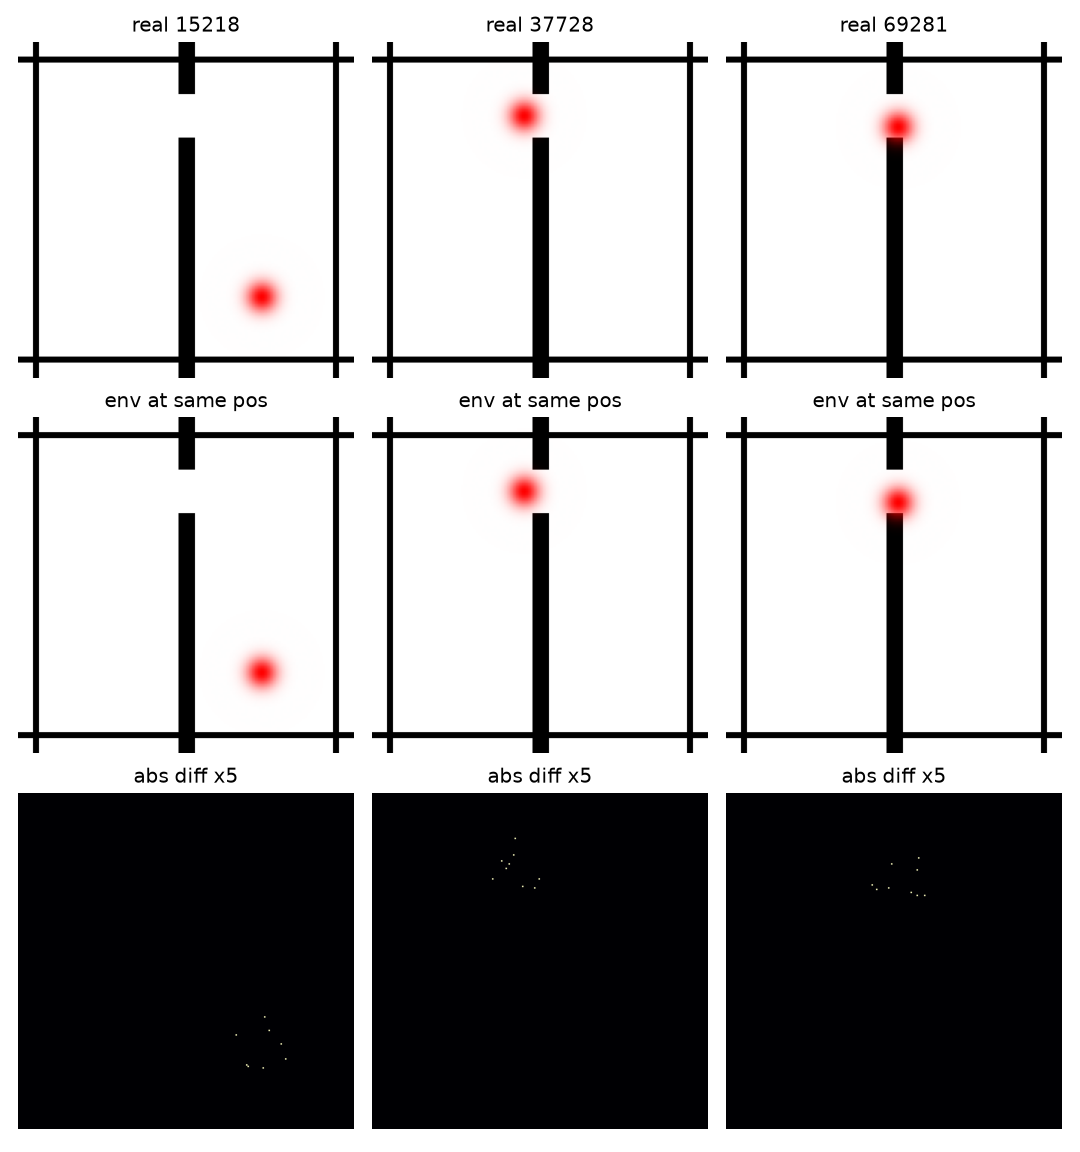

Here is the Python script that generated this plot:
"""
realenv_r1_reconstruction.py -- Stage R1 of the real-environment planner eval:
prove the installed environment reproduces the dataset, frame by frame and
step by step, before any planning is wired.

WHAT R0 ESTABLISHED (and what this settles)
-------------------------------------------
R0's domain guard put default-reset env renders at median 5.81 from the
nearest training latent (real cloud spacing 2.57; the toy fixture scored
61.03). Close -- but that number mixes true rendering differences with
position-coverage mismatch, because env resets and dataset frames sample
different positions. R1 removes the mixing by comparing at the SAME
positions, and adds the dynamics test:

  R1.1  constants + conventions of the registered env (introspected, on
        your machine, not assumed from mine).
  R1.2  FRAME RECONSTRUCTION: put the env's agent at recorded pos_agent
        values and pixel-compare the render against the actual dataset
        frame at that index. Reports pixel MAE, dot-center offset, and
        latent distance per frame; writes a real|env|difference PNG.
  R1.3  DYNAMICS REPLAY: (a) one-step -- set the recorded state, apply the
        recorded action, compare to the recorded next position, ~200
        transitions; (b) compounding -- replay 40 recorded actions from an
        episode start and track drift. Container-verified arithmetic:
        displacement = action x speed(5.0), deterministic.
  R1.4  MATCHED-POSITION DOMAIN GUARD: paired latent distance
        ||z(real frame i) - z(env render at pos_i)|| -- the true rendering
        residual, directly comparable to R0's 5.81 and the 2.57 spacing.

All sections isolated; report to realenv_r1_report.txt.

Run from the tinylab folder (venv active):
    python3 realenv_r1_reconstruction.py --run runs/<run_dir>
"""
from __future__ import annotations

import argparse
import json
import os
import traceback
from pathlib import Path

os.environ.setdefault("SDL_VIDEODRIVER", "dummy")

import numpy as np

REPORT = []


def say(*parts):
    line = " ".join(str(p) for p in parts)
    print(line, flush=True)
    REPORT.append(line)


def section(title):
    say("\n" + "=" * 70)
    say(title)
    say("=" * 70)


def dot_center(frame):
    """(x, y) of the reddest pixel -- the agent's rendered center."""
    m = frame[:, :, 0].astype(int) - (frame[:, :, 1].astype(int)
                                      + frame[:, :, 2].astype(int)) // 2
    y, x = np.unravel_index(np.argmax(m), m.shape)
    return int(x), int(y)


def main():
    p = argparse.ArgumentParser()
    p.add_argument("--run", required=True)
    p.add_argument("--h5", default="~/Downloads/tworoom.h5")
    p.add_argument("--recon-frames", type=int, default=12)
    p.add_argument("--paired-frames", type=int, default=100)
    p.add_argument("--one-step", type=int, default=200)
    p.add_argument("--seed", type=int, default=0)
    args = p.parse_args()

    run_dir = Path(args.run)
    h5_path = str(Path(args.h5).expanduser())

    import gymnasium as gym
    import torch
    import stable_worldmodel  # noqa: F401

    env = gym.make("swm/TwoRoom-v1", disable_env_checker=True)
    u = env.unwrapped
    env.reset(seed=args.seed)
    u._set_goal_state(np.array([200.0, 200.0], dtype=np.float32))  # far corner

    # ---- R1.1 ---------------------------------------------------------------
    section("R1.1  registered env constants + conventions")
    try:
        for attr in ("IMG_SIZE", "BORDER_SIZE", "DOT_STD", "WALL_CENTER",
                     "WALL_WIDTH_DEFAULT", "MAX_SPEED"):
            say(f"  {attr} = {getattr(type(u), attr, '?')}")
        vs = u.variation_space
        say("  door position/size/number:",
            np.asarray(vs["door"]["position"].value).tolist(),
            np.asarray(vs["door"]["size"].value).tolist(),
            "(size = half-extent in pixels)",
            int(np.asarray(vs["door"]["number"].value)))
        say("  agent radius/speed:",
            float(np.asarray(vs["agent"]["radius"].value)[0]),
            float(np.asarray(vs["agent"]["speed"].value)[0]))
        say("  success rule in step(): terminated = distance_to_target < 16.0")
        say("  conventions verified in container: pos = (x=column, y=row),")
        say("  no flip; displacement per step = action x speed, exact;")
        say("  target NOT rendered (render_target False).")
    except Exception:
        say(traceback.format_exc())

    # ---- data handles -------------------------------------------------------
    import h5py
    import hdf5plugin  # noqa: F401
    rng = np.random.default_rng(args.seed)

    # ---- R1.2 FRAME RECONSTRUCTION -----------------------------------------
    section("R1.2  frame reconstruction at recorded positions")
    try:
        import matplotlib
        matplotlib.use("Agg")
        import matplotlib.pyplot as plt

        with h5py.File(h5_path, "r") as f:
            picks = np.sort(rng.choice(f["pixels"].shape[0],
                                       args.recon_frames, replace=False))
            real = f["pixels"][picks]
            pos = np.asarray(f["pos_agent"][picks], dtype=np.float32)

        maes, dots, recon = [], [], []
        for i in range(len(picks)):
            u._set_state(pos[i])
            fr = np.asarray(env.render())
            recon.append(fr)
            if fr.shape == real[i].shape:
                maes.append(float(np.mean(np.abs(fr.astype(int)
                                                 - real[i].astype(int)))))
                ex, ey = dot_center(fr)
                rx_, ry_ = dot_center(real[i])
                dots.append(float(np.hypot(ex - rx_, ey - ry_)))
            else:
                say(f"  frame {int(picks[i])}: shape mismatch "
                    f"{fr.shape} vs {real[i].shape} -- pixel compare skipped")
        if maes:
            say(f"  pixel MAE (0-255 scale): median {np.median(maes):.2f}  "
                f"max {max(maes):.2f}   over {len(maes)} frames")
            say(f"  dot-center offset (px) : median {np.median(dots):.2f}  "
                f"max {max(dots):.2f}")
            say("  READ: MAE near 0 and dot offset ~0-1 px = the env IS the")
            say("  dataset's renderer. A constant small MAE with 0 dot offset")
            say("  = micro style difference (e.g. dot softness) -- quantified")
            say("  in latent terms by R1.4.")
        fig, ax = plt.subplots(3, 3, figsize=(9, 9.6))
        for j in range(3):
            ax[0, j].imshow(real[j]); ax[0, j].set_title(f"real {int(picks[j])}")
            ax[1, j].imshow(recon[j]); ax[1, j].set_title("env at same pos")
            if recon[j].shape == real[j].shape:
                d = np.abs(recon[j].astype(int) - real[j].astype(int)).sum(-1)
                ax[2, j].imshow(np.minimum(d * 5, 255), cmap="magma")
                ax[2, j].set_title("abs diff x5")
        for a in ax.flat:
            a.axis("off")
        fig.tight_layout()
        fig.savefig("realenv_r1_reconstruction.png", dpi=120)
        say("  wrote realenv_r1_reconstruction.png")
    except Exception:
        say(traceback.format_exc())

    # ---- R1.3 DYNAMICS REPLAY ----------------------------------------------
    section("R1.3  dynamics replay against recorded trajectories")
    try:
        with h5py.File(h5_path, "r") as f:
            off = np.asarray(f["ep_offset"][:400])
            ln = np.asarray(f["ep_len"][:400])
            errs = []
            tried = 0
            while len(errs) < args.one_step and tried < args.one_step * 3:
                tried += 1
                e = int(rng.integers(0, len(off)))
                if ln[e] < 3:
                    continue
                t = int(rng.integers(0, ln[e] - 1))
                i0 = int(off[e]) + t
                p0 = np.asarray(f["pos_agent"][i0], dtype=np.float32)
                p1 = np.asarray(f["pos_agent"][i0 + 1], dtype=np.float32)
                a = np.asarray(f["action"][i0], dtype=np.float32)
                u._set_state(p0)
                _, _, _, _, info = u.step(a)
                q1 = np.asarray(info["proprio"], dtype=np.float32)
                errs.append(float(np.linalg.norm(q1 - p1)))
            errs = np.array(errs)
            say(f"  one-step replay ({len(errs)} transitions): "
                f"median {np.median(errs):.3f}  p90 {np.percentile(errs, 90):.3f}  "
                f"max {errs.max():.3f}  (file units; median real move is ~6.2)")

            say("  compounding replay (5 episodes, 40 steps from the start):")
            for k in range(5):
                e = int(rng.integers(0, len(off)))
                n = int(min(40, ln[e] - 1))
                P = np.asarray(f["pos_agent"][off[e]:off[e] + n + 1],
                               dtype=np.float32)
                A = np.asarray(f["action"][off[e]:off[e] + n],
                               dtype=np.float32)
                u._set_state(P[0])
                drift = []
                for t in range(n):
                    _, _, _, _, info = u.step(A[t])
                    drift.append(float(np.linalg.norm(
                        np.asarray(info["proprio"]) - P[t + 1])))
                say(f"    ep {e:4d}: drift at step 1/10/20/40 = "
                    f"{drift[0]:.2f} / {drift[min(9, n-1)]:.2f} / "
                    f"{drift[min(19, n-1)]:.2f} / {drift[n-1]:.2f}")
            say("  READ: one-step median ~0 = same dynamics. Compounding drift")
            say("  growing only at wall contacts = collision-detail difference;")
            say("  growing everywhere = a speed/convention mismatch (STOP).")
    except Exception:
        say(traceback.format_exc())

    # ---- R1.4 MATCHED-POSITION DOMAIN GUARD --------------------------------
    section("R1.4  matched-position domain guard (the true rendering residual)")
    try:
        import torch
        from toy_model import ToyJEPA
        cfg = json.loads((run_dir / "manifest.json").read_text())["config"]
        m = cfg["model"]
        model = ToyJEPA(embed_dim=m["embed_dim"], action_dim=m["action_dim"],
                        history_size=m["history_size"], depth=m["depth"],
                        heads=m["heads"], dim_head=m["dim_head"],
                        mlp_dim=m["mlp_dim"], proj_hidden=m["proj_hidden"],
                        dropout=m["dropout"], enc_width=m["enc_width"],
                        encoder=m.get("encoder", "cnn"),
                        img_size=m.get("img_size", 32),
                        patch_size=m.get("patch_size", 4),
                        enc_depth=m.get("enc_depth", 12),
                        enc_heads=m.get("enc_heads", 3))
        ckpt = run_dir / ("ckpt_best.pt" if (run_dir / "ckpt_best.pt").exists()
                          else "ckpt.pt")
        ck = torch.load(ckpt, map_location="cpu", weights_only=False)
        model.load_state_dict(ck["model"])
        model.eval()

        @torch.no_grad()
        def encode(frames):
            out = []
            for s in range(0, len(frames), 32):
                chunk = np.asarray(frames[s:s + 32], dtype=np.float32) / 255.0
                x = torch.from_numpy(chunk).permute(0, 3, 1, 2).unsqueeze(1)
                out.append(model.encode({"pixels": x})["emb"][:, 0].cpu().numpy())
            return np.concatenate(out, 0)

        with h5py.File(h5_path, "r") as f:
            picks = np.sort(rng.choice(f["pixels"].shape[0],
                                       args.paired_frames, replace=False))
            real = f["pixels"][picks]
            pos = np.asarray(f["pos_agent"][picks], dtype=np.float32)
        envf = []
        for q in pos:
            u._set_state(q)
            envf.append(np.asarray(env.render()))
        z_real = encode(real)
        z_env = encode(envf)
        paired = np.linalg.norm(z_real - z_env, axis=-1)
        shuf = rng.permutation(len(z_real))
        spacing = np.linalg.norm(z_real - z_real[shuf], axis=-1)
        say(f"  paired ||z_real - z_env|| at same position: "
            f"median {np.median(paired):.2f}  mean {paired.mean():.2f}  "
            f"max {paired.max():.2f}")
        say(f"  scale references: real cloud spacing (NN, from R0) ~2.6; "
            f"random-pair distance within real: {np.median(spacing):.2f}; "
            f"one-step prediction error: ~5.7")
        say("  READ: paired median <= ~2.6 -> env frames are the training")
        say("  frames for the encoder's purposes; R0's 5.81 was coverage, and")
        say("  R2 (the planner run) is fully green-lit. Paired ~5-8 -> a real")
        say("  but one-step-sized rendering residual; R2 still proceeds, with")
        say("  this number stated as a known offset. Paired >> 10 -> stop and")
        say("  find the rendering difference in the R1.2 diff panels first.")
    except Exception:
        say(traceback.format_exc())

    Path("realenv_r1_report.txt").write_text("\n".join(REPORT))
    say("\nwrote realenv_r1_report.txt")


if __name__ == "__main__":
    main()
